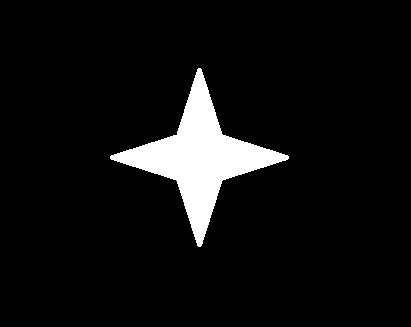
#> input picture star1.png, 411 x 327 px
$ python contour_more.py
#> lines starting #> are read from the running program, lines starting #| are printed output that depends on the picture; after the words box and inside, x2 and y2 are one past the last pixel; in counts of white or black regions, pixels touching at a corner belong together; long printed decimals are rounded
'''
轮廓更多特征
https://docs.opencv.org/4.x/d5/d45/tutorial_py_contours_more_functions.html
'''

import numpy as np
import cv2 as cv
from matplotlib import pyplot as plt

img2 = cv.imread('star1.png')
#> img2 is the input picture: shape (327, 411, 3); min 0, max 255, mean 16.6
img = cv.cvtColor(img2, cv.COLOR_BGR2GRAY)
assert img is not None, "file could not be read, check with os.path.exists()"
ret,thresh = cv.threshold(img,127,255,0)
#> thresh: shape (327, 411); 6.5% white; 1 white region

# 计算轮廓
contours,hierarchy = cv.findContours(thresh, 1, 2)
#> contours = 1 contour; box (x1, y1, x2, y2) and area: (110, 68, 289, 247) 8456
cnt = contours[0]
#> cnt = contour of 344 points, box (x1, y1, x2, y2) (110, 68, 289, 247), area 8456

# 凸性缺陷
hull = cv.convexHull(cnt,returnPoints = False)
#> hull = [343, 258, 257, 172, 171, 86, 85, 0]
defects = cv.convexityDefects(cnt,hull)
#> defects = [[0, 85, 42, 8146], [86, 171, 128, 7965], [172, 257, 214, 7965], [258, 343, 300, 7965]]

for i in range(defects.shape[0]):
    s,e,f,d = defects[i,0]
    start = tuple(cnt[s][0])
    end = tuple(cnt[e][0])
    far = tuple(cnt[f][0])
    cv.line(img2,start,end,[0,255,0],2)
    cv.circle(img2,far,5,[0,0,255],-1)
#> this loop made 4 passes
#> (s, e, f, d, start, end, far) on passes 1 to 4: (0, 85, 42, 8146, (198, 68), (110, 156), (177, 134)), (86, 171, 128, 7965, (110, 158), (198, 246), (175, 179)), (172, 257, 214, 7965, (200, 246), (288, 158), (221, 181)), (258, 343, 300, 7965, (288, 156), (200, 68), (223, 135))
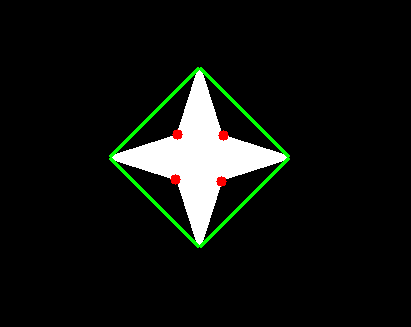
#> img2: shape (327, 411, 3); 1.57% of pixels changed, all inside (x1, y1, x2, y2) = (109, 67, 290, 248)

# 测试点是否在轮廓内
# 检测点(x,y)到轮廓的距离，如果点在轮廓外部，返回负值，如果在轮廓内部，返回正值，如果在轮廓上，返回零。
x,y = 50,50
dist = cv.pointPolygonTest(cnt,(x,y),True)
#> dist = -121.4
print('检测点是否在轮廓内', dist)
#| 检测点是否在轮廓内 -121.433
cv.circle(img2,(x,y),5,[255,255,0],-1) # -1 表示填充
#> img2: shape (327, 411, 3); 0.06% of pixels changed, all inside (x1, y1, x2, y2) = (45, 45, 56, 56)

# 匹配形状
star22 = cv.imread('star2.png')
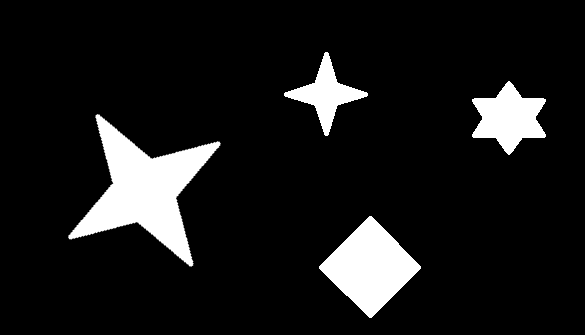
#> input picture star2.png, 585 x 335 px
#> star22 is the input picture: shape (335, 585, 3); min 0, max 255, mean 25.2
star2 =  cv.cvtColor(star22, cv.COLOR_BGR2GRAY)
ret, thresh2 = cv.threshold(star2, 127, 255, 0)
#> thresh2: shape (335, 585); 9.9% white; 4 white regions
contours2, hierarchy2 = cv.findContours(thresh2, 1, 2)
#> contours2 = 4 contours; box (x1, y1, x2, y2) and area: (68, 114, 221, 267) 8466, (319, 216, 421, 318) 5306, (472, 81, 546, 155) 2985, (284, 52, 368, 136) 2014
for cnt2 in contours2:
    ret = cv.matchShapes(cnt,cnt2,1,0.0) # 值越小表示形状越相似。
    (x,y),(MA,ma),angle = cv.fitEllipse(cnt2) # 定位 x,y是中心点坐标 MA,ma是长短轴长度 angle是旋转角度
    cv.putText(star22, str(round(ret, 4)), (int(x), int(y)), cv.FONT_HERSHEY_SIMPLEX, 1, (0, 0, 255), 2)
    print('相似度', ret)
    if(ret < 0.1):
        rect = cv.minAreaRect(cnt2)
        box = cv.boxPoints(rect)
        box = np.intp(box)
        star22 = cv.drawContours(star22,[box],0,(0,255,0),2)
#> this loop made 4 passes
#> (ret, x, y, MA, ma, angle, rect, box) on passes 2, 4: (0.00187, 145.9, 188.8, 138.1, 143, 119.8, ((143.8, 189.7), (127.6, 127.6), -77.07), [[191, 266], [67, 237], [95, 113], [220, 141]]), (0.0173, 325.6, 93.63, 66.44, 66.47, 135, ((325.8, 93.75), (60.81, 60.1), -45), [[325, 136], [283, 94], [326, 51], [368, 93]])
#> (ret, x, y, MA, ma, angle) on passes 1, 3: (0.293, 364.6, 261.6, 73.21, 327.5, 135), (0.254, 508.6, 117.3, 62.24, 72.73, 89.96)
#| 相似度 0.2934
#| 相似度 0.001871
#| 相似度 0.2541
#| 相似度 0.01725
#> pass 2, `star22 = cv.drawContours(star22,[box],0,(0,255,0),2)`:
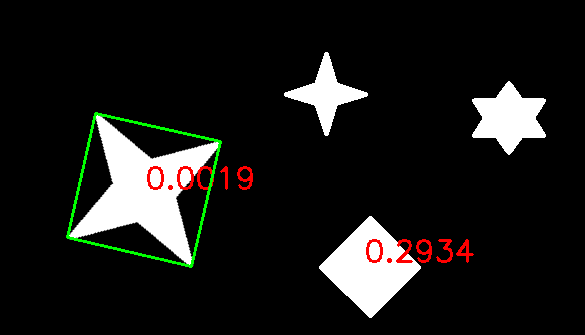
#> star22: shape (335, 585, 3); 1.57% of pixels changed, all inside (x1, y1, x2, y2) = (66, 112, 474, 268)
#> after the loop:
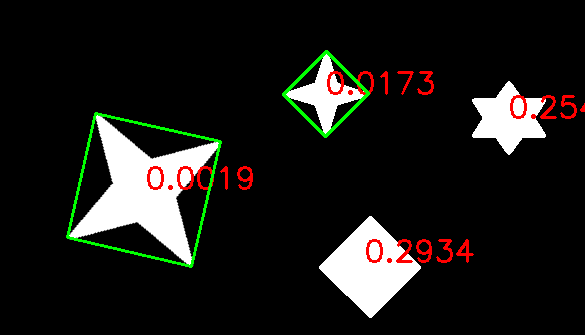
#> star22: shape (335, 585, 3); 1.06% of pixels changed, all inside (x1, y1, x2, y2) = (282, 50, 585, 138)

cv.imshow('star1',img2)
cv.imshow('star2', star22)
cv.waitKey(0)
cv.destroyAllWindows()
